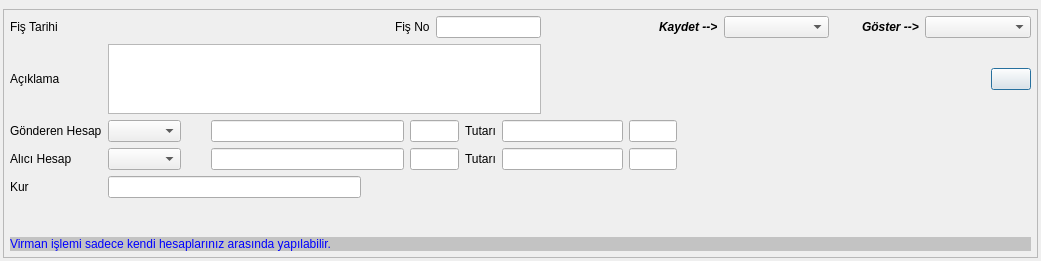
<?xml version="1.0" encoding="UTF-8"?>
<ui version="4.0">
 <class>BNK_VIRMAN_FORMU</class>
 <widget class="QDialog" name="BNK_VIRMAN_FORMU">
  <property name="geometry">
   <rect>
    <x>0</x>
    <y>0</y>
    <width>1041</width>
    <height>261</height>
   </rect>
  </property>
  <property name="sizePolicy">
   <sizepolicy hsizetype="Expanding" vsizetype="Expanding">
    <horstretch>0</horstretch>
    <verstretch>0</verstretch>
   </sizepolicy>
  </property>
  <property name="windowTitle">
   <string>BANKA VİRMAN FORMU</string>
  </property>
  <layout class="QGridLayout" name="gridLayout_3" rowstretch="1,0">
   <property name="sizeConstraint">
    <enum>QLayout::SetNoConstraint</enum>
   </property>
   <property name="margin">
    <number>3</number>
   </property>
   <item row="0" column="0">
    <widget class="QWidget" name="kernel_buttons_widget" native="true">
     <property name="sizePolicy">
      <sizepolicy hsizetype="Fixed" vsizetype="Fixed">
       <horstretch>0</horstretch>
       <verstretch>0</verstretch>
      </sizepolicy>
     </property>
    </widget>
   </item>
   <item row="1" column="0">
    <widget class="QFrame" name="frame">
     <property name="frameShape">
      <enum>QFrame::StyledPanel</enum>
     </property>
     <property name="frameShadow">
      <enum>QFrame::Raised</enum>
     </property>
     <layout class="QGridLayout" name="gridLayout" rowstretch="1,2,1,1,1,3,1" columnstretch="1,12,1,1,5,5,1,5,1,1,5">
      <property name="margin">
       <number>6</number>
      </property>
      <item row="0" column="0">
       <widget class="QLabel" name="label_4">
        <property name="sizePolicy">
         <sizepolicy hsizetype="Fixed" vsizetype="Preferred">
          <horstretch>0</horstretch>
          <verstretch>0</verstretch>
         </sizepolicy>
        </property>
        <property name="text">
         <string>Fiş Tarihi</string>
        </property>
       </widget>
      </item>
      <item row="0" column="1" colspan="2">
       <widget class="QAdakDate" name="adakDate_tarih" native="true">
        <property name="sizePolicy">
         <sizepolicy hsizetype="Expanding" vsizetype="Fixed">
          <horstretch>0</horstretch>
          <verstretch>0</verstretch>
         </sizepolicy>
        </property>
        <property name="minimumSize">
         <size>
          <width>242</width>
          <height>0</height>
         </size>
        </property>
        <property name="maximumSize">
         <size>
          <width>242</width>
          <height>30</height>
         </size>
        </property>
        <property name="whatsThis">
         <string>Tarih WidgetÄ± </string>
        </property>
        <property name="QAdakDate" stdset="0">
         <rect>
          <x>0</x>
          <y>0</y>
          <width>100</width>
          <height>100</height>
         </rect>
        </property>
       </widget>
      </item>
      <item row="0" column="3">
       <widget class="QLabel" name="label_11">
        <property name="sizePolicy">
         <sizepolicy hsizetype="Fixed" vsizetype="Fixed">
          <horstretch>0</horstretch>
          <verstretch>0</verstretch>
         </sizepolicy>
        </property>
        <property name="text">
         <string>Fiş No</string>
        </property>
       </widget>
      </item>
      <item row="0" column="4">
       <widget class="QLineEdit" name="lineEdit_fis_no"/>
      </item>
      <item row="0" column="5">
       <spacer name="horizontalSpacer_6">
        <property name="orientation">
         <enum>Qt::Horizontal</enum>
        </property>
        <property name="sizeHint" stdset="0">
         <size>
          <width>106</width>
          <height>20</height>
         </size>
        </property>
       </spacer>
      </item>
      <item row="0" column="6">
       <widget class="QLabel" name="label_sirket">
        <property name="sizePolicy">
         <sizepolicy hsizetype="Fixed" vsizetype="Fixed">
          <horstretch>0</horstretch>
          <verstretch>0</verstretch>
         </sizepolicy>
        </property>
        <property name="font">
         <font>
          <weight>75</weight>
          <italic>true</italic>
          <bold>true</bold>
         </font>
        </property>
        <property name="text">
         <string>Kaydet --&gt;</string>
        </property>
       </widget>
      </item>
      <item row="0" column="7">
       <widget class="QComboBox" name="comboBox_sirket_turu">
        <property name="sizePolicy">
         <sizepolicy hsizetype="Minimum" vsizetype="Fixed">
          <horstretch>0</horstretch>
          <verstretch>0</verstretch>
         </sizepolicy>
        </property>
       </widget>
      </item>
      <item row="0" column="8">
       <spacer name="horizontalSpacer_3">
        <property name="orientation">
         <enum>Qt::Horizontal</enum>
        </property>
        <property name="sizeHint" stdset="0">
         <size>
          <width>51</width>
          <height>20</height>
         </size>
        </property>
       </spacer>
      </item>
      <item row="0" column="9">
       <widget class="QLabel" name="label_fis_filtresi">
        <property name="sizePolicy">
         <sizepolicy hsizetype="Fixed" vsizetype="Fixed">
          <horstretch>0</horstretch>
          <verstretch>0</verstretch>
         </sizepolicy>
        </property>
        <property name="font">
         <font>
          <weight>75</weight>
          <italic>true</italic>
          <bold>true</bold>
         </font>
        </property>
        <property name="text">
         <string>Göster --&gt;</string>
        </property>
       </widget>
      </item>
      <item row="0" column="10">
       <widget class="QComboBox" name="comboBox_fis_filtresi">
        <property name="sizePolicy">
         <sizepolicy hsizetype="Minimum" vsizetype="Fixed">
          <horstretch>0</horstretch>
          <verstretch>0</verstretch>
         </sizepolicy>
        </property>
        <property name="focusPolicy">
         <enum>Qt::NoFocus</enum>
        </property>
       </widget>
      </item>
      <item row="1" column="0">
       <widget class="QLabel" name="label_3">
        <property name="sizePolicy">
         <sizepolicy hsizetype="Fixed" vsizetype="Fixed">
          <horstretch>0</horstretch>
          <verstretch>0</verstretch>
         </sizepolicy>
        </property>
        <property name="text">
         <string>Açıklama</string>
        </property>
       </widget>
      </item>
      <item row="2" column="0">
       <widget class="QLabel" name="label">
        <property name="sizePolicy">
         <sizepolicy hsizetype="Fixed" vsizetype="Fixed">
          <horstretch>0</horstretch>
          <verstretch>0</verstretch>
         </sizepolicy>
        </property>
        <property name="text">
         <string>Gönderen Hesap</string>
        </property>
       </widget>
      </item>
      <item row="2" column="1" colspan="9">
       <layout class="QGridLayout" name="gridLayout_4" columnstretch="3,1,8,2,3,5,2,10">
        <item row="0" column="1">
         <spacer name="horizontalSpacer_2">
          <property name="orientation">
           <enum>Qt::Horizontal</enum>
          </property>
          <property name="sizeHint" stdset="0">
           <size>
            <width>28</width>
            <height>20</height>
           </size>
          </property>
         </spacer>
        </item>
        <item row="0" column="2">
         <widget class="QLineEdit" name="lineEdit_gonderen_hesap_adi">
          <property name="focusPolicy">
           <enum>Qt::NoFocus</enum>
          </property>
          <property name="readOnly">
           <bool>true</bool>
          </property>
         </widget>
        </item>
        <item row="0" column="3">
         <widget class="QLineEdit" name="lineEdit_gonderen_hesap_doviz_kodu">
          <property name="focusPolicy">
           <enum>Qt::NoFocus</enum>
          </property>
          <property name="readOnly">
           <bool>true</bool>
          </property>
         </widget>
        </item>
        <item row="0" column="0">
         <widget class="QComboBox" name="comboBox_gonderen_hesap"/>
        </item>
        <item row="0" column="4">
         <widget class="QLabel" name="label_5">
          <property name="sizePolicy">
           <sizepolicy hsizetype="Fixed" vsizetype="Fixed">
            <horstretch>0</horstretch>
            <verstretch>0</verstretch>
           </sizepolicy>
          </property>
          <property name="text">
           <string>Tutarı</string>
          </property>
         </widget>
        </item>
        <item row="0" column="5">
         <widget class="QCommaEdit" name="commaEdit_gonderen_tutar">
          <property name="whatsThis">
           <string>Sayilari formatina(Or:1,000,234.50) donusturur. </string>
          </property>
          <property name="QCommaEdit" stdset="0">
           <rect>
            <x>0</x>
            <y>0</y>
            <width>100</width>
            <height>100</height>
           </rect>
          </property>
         </widget>
        </item>
        <item row="0" column="6">
         <widget class="QLineEdit" name="lineEdit_gonderenin_birim">
          <property name="focusPolicy">
           <enum>Qt::NoFocus</enum>
          </property>
          <property name="readOnly">
           <bool>true</bool>
          </property>
         </widget>
        </item>
        <item row="0" column="7">
         <spacer name="horizontalSpacer">
          <property name="orientation">
           <enum>Qt::Horizontal</enum>
          </property>
          <property name="sizeHint" stdset="0">
           <size>
            <width>40</width>
            <height>20</height>
           </size>
          </property>
         </spacer>
        </item>
       </layout>
      </item>
      <item row="3" column="0">
       <widget class="QLabel" name="label_2">
        <property name="sizePolicy">
         <sizepolicy hsizetype="Fixed" vsizetype="Fixed">
          <horstretch>0</horstretch>
          <verstretch>0</verstretch>
         </sizepolicy>
        </property>
        <property name="text">
         <string>Alıcı Hesap</string>
        </property>
       </widget>
      </item>
      <item row="3" column="1" colspan="9">
       <layout class="QGridLayout" name="gridLayout_5" columnstretch="3,1,8,2,3,5,2,10">
        <item row="0" column="1">
         <spacer name="horizontalSpacer_4">
          <property name="orientation">
           <enum>Qt::Horizontal</enum>
          </property>
          <property name="sizeHint" stdset="0">
           <size>
            <width>28</width>
            <height>20</height>
           </size>
          </property>
         </spacer>
        </item>
        <item row="0" column="2">
         <widget class="QLineEdit" name="lineEdit_alici_hesap_adi">
          <property name="focusPolicy">
           <enum>Qt::NoFocus</enum>
          </property>
          <property name="readOnly">
           <bool>true</bool>
          </property>
         </widget>
        </item>
        <item row="0" column="3">
         <widget class="QLineEdit" name="lineEdit_alici_hesap_doviz_kodu">
          <property name="focusPolicy">
           <enum>Qt::NoFocus</enum>
          </property>
          <property name="readOnly">
           <bool>true</bool>
          </property>
         </widget>
        </item>
        <item row="0" column="0">
         <widget class="QComboBox" name="comboBox_alici_hesap"/>
        </item>
        <item row="0" column="4">
         <widget class="QLabel" name="label_7">
          <property name="sizePolicy">
           <sizepolicy hsizetype="Fixed" vsizetype="Fixed">
            <horstretch>0</horstretch>
            <verstretch>0</verstretch>
           </sizepolicy>
          </property>
          <property name="text">
           <string>Tutarı</string>
          </property>
         </widget>
        </item>
        <item row="0" column="5">
         <widget class="QCommaEdit" name="commaEdit_alan_tutar">
          <property name="whatsThis">
           <string>Sayilari formatina(Or:1,000,234.50) donusturur. </string>
          </property>
          <property name="QCommaEdit" stdset="0">
           <rect>
            <x>0</x>
            <y>0</y>
            <width>100</width>
            <height>100</height>
           </rect>
          </property>
         </widget>
        </item>
        <item row="0" column="6">
         <widget class="QLineEdit" name="lineEdit_alanin_birimi">
          <property name="focusPolicy">
           <enum>Qt::NoFocus</enum>
          </property>
          <property name="readOnly">
           <bool>true</bool>
          </property>
         </widget>
        </item>
        <item row="0" column="7">
         <spacer name="horizontalSpacer_5">
          <property name="orientation">
           <enum>Qt::Horizontal</enum>
          </property>
          <property name="sizeHint" stdset="0">
           <size>
            <width>40</width>
            <height>20</height>
           </size>
          </property>
         </spacer>
        </item>
       </layout>
      </item>
      <item row="4" column="0">
       <widget class="QLabel" name="label_kur">
        <property name="sizePolicy">
         <sizepolicy hsizetype="Fixed" vsizetype="Fixed">
          <horstretch>0</horstretch>
          <verstretch>0</verstretch>
         </sizepolicy>
        </property>
        <property name="text">
         <string>Kur</string>
        </property>
       </widget>
      </item>
      <item row="4" column="1">
       <widget class="QCommaEdit" name="commaEdit_kur">
        <property name="whatsThis">
         <string>Sayilari formatina(Or:1,000,234.50) donusturur. </string>
        </property>
        <property name="QCommaEdit" stdset="0">
         <rect>
          <x>0</x>
          <y>0</y>
          <width>100</width>
          <height>100</height>
         </rect>
        </property>
       </widget>
      </item>
      <item row="4" column="8">
       <spacer name="horizontalSpacer_7">
        <property name="orientation">
         <enum>Qt::Horizontal</enum>
        </property>
        <property name="sizeHint" stdset="0">
         <size>
          <width>40</width>
          <height>20</height>
         </size>
        </property>
       </spacer>
      </item>
      <item row="5" column="1">
       <spacer name="verticalSpacer_2">
        <property name="orientation">
         <enum>Qt::Vertical</enum>
        </property>
        <property name="sizeHint" stdset="0">
         <size>
          <width>20</width>
          <height>40</height>
         </size>
        </property>
       </spacer>
      </item>
      <item row="5" column="2">
       <spacer name="verticalSpacer">
        <property name="orientation">
         <enum>Qt::Vertical</enum>
        </property>
        <property name="sizeHint" stdset="0">
         <size>
          <width>20</width>
          <height>40</height>
         </size>
        </property>
       </spacer>
      </item>
      <item row="6" column="0" colspan="11">
       <widget class="QLabel" name="label_6">
        <property name="sizePolicy">
         <sizepolicy hsizetype="Preferred" vsizetype="Fixed">
          <horstretch>0</horstretch>
          <verstretch>0</verstretch>
         </sizepolicy>
        </property>
        <property name="styleSheet">
         <string notr="true">color: rgb(0, 0, 255);
background-color: rgb(195, 195, 195);</string>
        </property>
        <property name="text">
         <string>Virman işlemi sadece kendi hesaplarınız arasında yapılabilir.</string>
        </property>
        <property name="alignment">
         <set>Qt::AlignLeading|Qt::AlignLeft|Qt::AlignVCenter</set>
        </property>
       </widget>
      </item>
      <item row="1" column="1" colspan="4">
       <widget class="QLimitedTextEdit" name="limitedTextEdit_aciklama">
        <property name="sizePolicy">
         <sizepolicy hsizetype="Minimum" vsizetype="Fixed">
          <horstretch>0</horstretch>
          <verstretch>0</verstretch>
         </sizepolicy>
        </property>
        <property name="maximumSize">
         <size>
          <width>16777215</width>
          <height>70</height>
         </size>
        </property>
       </widget>
      </item>
      <item row="1" column="10">
       <layout class="QGridLayout" name="gridLayout_2">
        <item row="0" column="0">
         <spacer name="horizontalSpacer_8">
          <property name="orientation">
           <enum>Qt::Horizontal</enum>
          </property>
          <property name="sizeHint" stdset="0">
           <size>
            <width>40</width>
            <height>20</height>
           </size>
          </property>
         </spacer>
        </item>
        <item row="0" column="1">
         <widget class="QPushButton" name="pushButton_urettigi_fisler">
          <property name="text">
           <string/>
          </property>
          <property name="icon">
           <iconset resource="../e9_icons.qrc">
            <normaloff>:/e9_icons/E9_ICONS/fisler.png</normaloff>:/e9_icons/E9_ICONS/fisler.png</iconset>
          </property>
         </widget>
        </item>
       </layout>
      </item>
     </layout>
    </widget>
   </item>
  </layout>
 </widget>
 <customwidgets>
  <customwidget>
   <class>QAdakDate</class>
   <extends>QWidget</extends>
   <header>QAdakDate.h</header>
  </customwidget>
  <customwidget>
   <class>QCommaEdit</class>
   <extends>QLineEdit</extends>
   <header>QCommaEdit.h</header>
  </customwidget>
  <customwidget>
   <class>QLimitedTextEdit</class>
   <extends>QTextEdit</extends>
   <header>QLimitedTextEdit.h</header>
  </customwidget>
 </customwidgets>
 <tabstops>
  <tabstop>adakDate_tarih</tabstop>
  <tabstop>lineEdit_fis_no</tabstop>
  <tabstop>limitedTextEdit_aciklama</tabstop>
  <tabstop>comboBox_gonderen_hesap</tabstop>
  <tabstop>commaEdit_gonderen_tutar</tabstop>
  <tabstop>comboBox_alici_hesap</tabstop>
  <tabstop>commaEdit_alan_tutar</tabstop>
  <tabstop>commaEdit_kur</tabstop>
  <tabstop>comboBox_sirket_turu</tabstop>
 </tabstops>
 <resources>
  <include location="../e9_icons.qrc"/>
 </resources>
 <connections/>
</ui>
